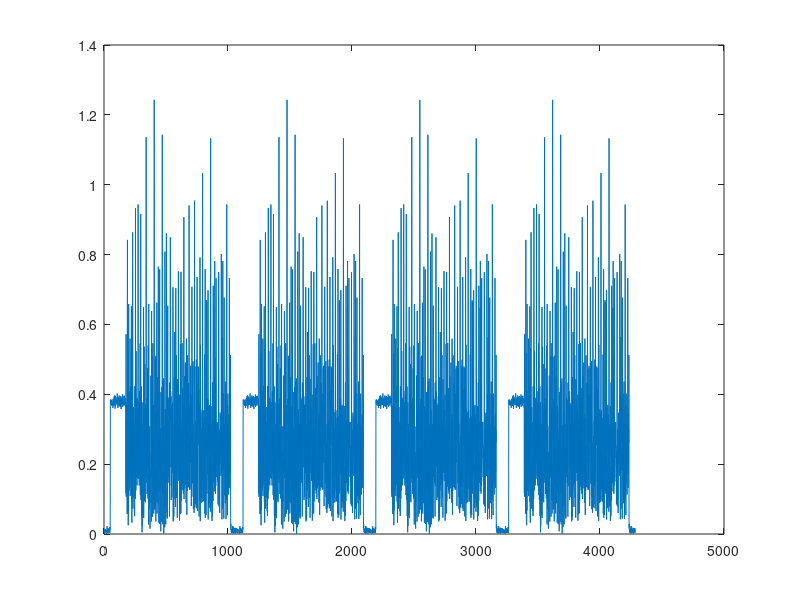
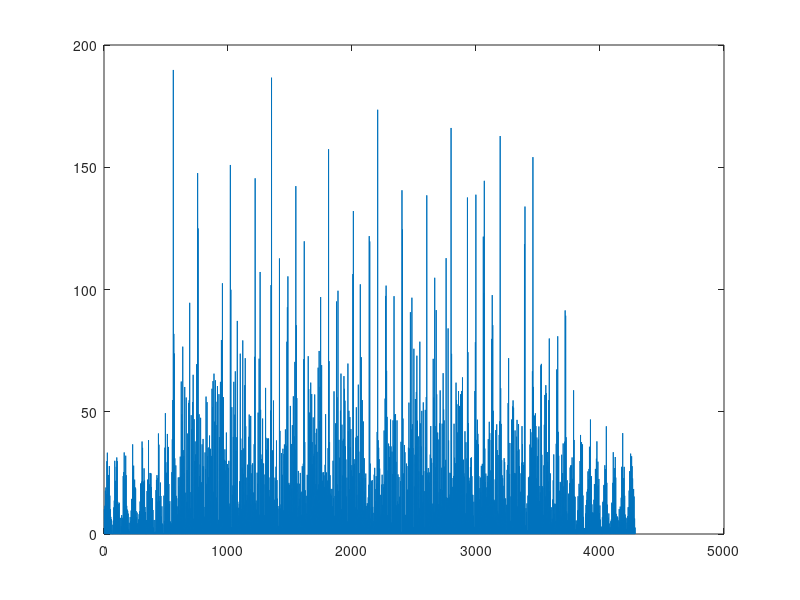

Recreate these plots in MATLAB, in order. (Note: this script raises an error after producing the figures.)
clear; clc;

% Channel Parameters
Max_Excess_Delay   = 3.2*1e-5; % in seconds

% OFDM Signal Specs
FFTsize              = 64;
df                   = 15e3; % subcarrier spacing
fs                   = df*FFTsize;
Ts                   = 1/fs;
OSR                  = 1;
NumActiveSubcarriers = 48;
subCarriersPerUser   = 8;
numberOfUsers        = 4;
NumSymbols           = 10;
N_taps               = floor(Max_Excess_Delay/Ts)+1;
CPsizeOpt            = ceil(Max_Excess_Delay/Ts/OSR); % Minimum CP size required (effect of OSR taken into acount)
CPsize               = 8;
W                    = 2;
% loading the file
load("OFDMA_Data_setOSR1.mat");


UsedSubcarrierIndx          = [FFTsize-(NumActiveSubcarriers/2:-1:1)+1, 1:NumActiveSubcarriers/2];
availableCarriers           = UsedSubcarrierIndx;
pilotCarriers               = availableCarriers(2:3:end);
availableCarriers(2:3:end)  = [];
effectiveDataCarriers       = availableCarriers;

for userId = 1:numberOfUsers
    user(userId).Carriers           = effectiveDataCarriers(userId:3:end);
end
% Generating Pilot Bits
pilotBits              = repmat([1 0],1,floor(length(pilotCarriers)/2));

 if length(pilotBits) < length(pilotCarriers)
     if pilotBits(end) == 1
        pilotBits       = [pilotBits 0];
     else
         pilotBits      = [pilotBits 1];
     end
 else 
     if length(pilotBits)>length(pilotCarriers)  
         pilotBits = pilotBits(1:length(pilotCarriers));
    end
 end
% Modulating pilot bits and reshapinig them into pilotcarriers x Number of symbols
pilotBitsModulated     = pilotBits*2-1;
pilotBitMatrix         = repmat(pilotBits(:),1,NumSymbols);
pilotSymbols           = repmat(pilotBitsModulated(:),1,NumSymbols);


% plot(abs(Y))
figure
plot(abs(Y))

Freq=fftshift(fft(Y))

figure
plot(abs(Freq))
 figure()
[Pxx_tx,F_tx] = pwelch(Y,[],[],[],fs,'centered');
plot(F_tx,10*log10(Pxx_tx/max(Pxx_tx)))

%
PreamblesCreated    =   [mseq(2,6); mseq(2,6)];
correlation         =   xcorr(PreamblesCreated,Y);
[~,indx1]           =   maxk(correlation,5);
sortedIndexes       =   sort(indx1);

figure()
plot(abs(correlation))

theActualFrameIndex = min(sortedIndexes)+28;
proposedframe       = Y(theActualFrameIndex :theActualFrameIndex+ ...
                     (CPsize+FFTsize)*NumSymbols +length(PreamblesCreated));

figure
plot(abs(proposedframe));
hold on
plot(abs(proposedframe(1:length(PreamblesCreated))))


figure()
[Pxx_tx,F_tx] = pwelch(proposedframe(127:end),[],[],[],fs,'centered');
plot(F_tx,10*log10(Pxx_tx/max(Pxx_tx)))


prmbl_rx = proposedframe(1:length(PreamblesCreated)); 
phase    =  angle(sum(PreamblesCreated.*conj(prmbl_rx)));

equalize_preambles = prmbl_rx.*exp(j*phase);
scatterplot(equalize_preambles);


frameLength            = (FFTsize+CPsize)*NumSymbols;
symbols_rx             = proposedframe(length(prmbl_rx)+ ...
                         1:length(prmbl_rx)+frameLength);

%REMOVING CP
parallelOFDMSymbols    =   reshape(symbols_rx,FFTsize+CPsize,NumSymbols);
parOFDMSymbolsCPless   =   parallelOFDMSymbols(CPsize+1:end,:);

fdomainSymbol          = fft(parOFDMSymbolsCPless)/sqrt(FFTsize);
receivedPilots         = fdomainSymbol(pilotCarriers,:);
estimatedOFDMChannel   = receivedPilots./pilotSymbols;

% Channel Interpolation using interp
interPolated           = interp1(pilotCarriers,estimatedOFDMChannel,1:1:length(fdomainSymbol),"spline");
interPolatedChannel    = interPolated(availableCarriers,:);


receivedDataOFDM       = fdomainSymbol(availableCarriers,:);
scatterplot(receivedDataOFDM(:))

receivedDataOFDMFOC    = receivedDataOFDM(:)  .*exp(-j*phase);
scatterplot(receivedDataOFDMFOC)
equalized_frame        = receivedDataOFDM(:)./interPolatedChannel(:); 
scatterplot(equalized_frame)
xlim([-2 2])
ylim([-2 2])

receivedBits           = qamdemod(equalized_frame,2);
reshapeReceivedBits    = reshape(receivedBits,32,[]);
userBits               = zeros(FFTsize,NumSymbols);
userBits(effectiveDataCarriers,:) = reshapeReceivedBits;
receivedPilotBits      = qamdemod(receivedPilots,2);
% Getting bits for each user
for userId = 1:numberOfUsers
    user(userId).receivedBits     = userBits(user(userId).Carriers,:);
    user(userId).reshapedBits     = reshape(user(userId).receivedBits(1:77),7,[])';
    user(userId).messageBits      = user(userId).reshapedBits(:);
end

for userId                        = 1:numberOfUsers
    user(userId).Message          = char(reshape(bin2dec(reshape(char(user(userId).messageBits + '0'),7,[]).'),1,[]));
    msgbox(user(userId).Message,"The received Message")
end


BER_fading = length(find(receivedPilotBits(:) ~= pilotBitMatrix(:)))/length(pilotBitMatrix(:))



figure()
[Pxx_tx,F_tx] = pwelch(symbols_rx,[],[],[],fs,'centered');
plot(F_tx,10*log10(Pxx_tx/max(Pxx_tx)))
plot(F_tx,10*log10(Pxx_tx/max(Pxx_tx)))
xlabel('Frequency');
ylabel('Amplitude');
title('Frequency Spectrum of OFDM Symbols')
